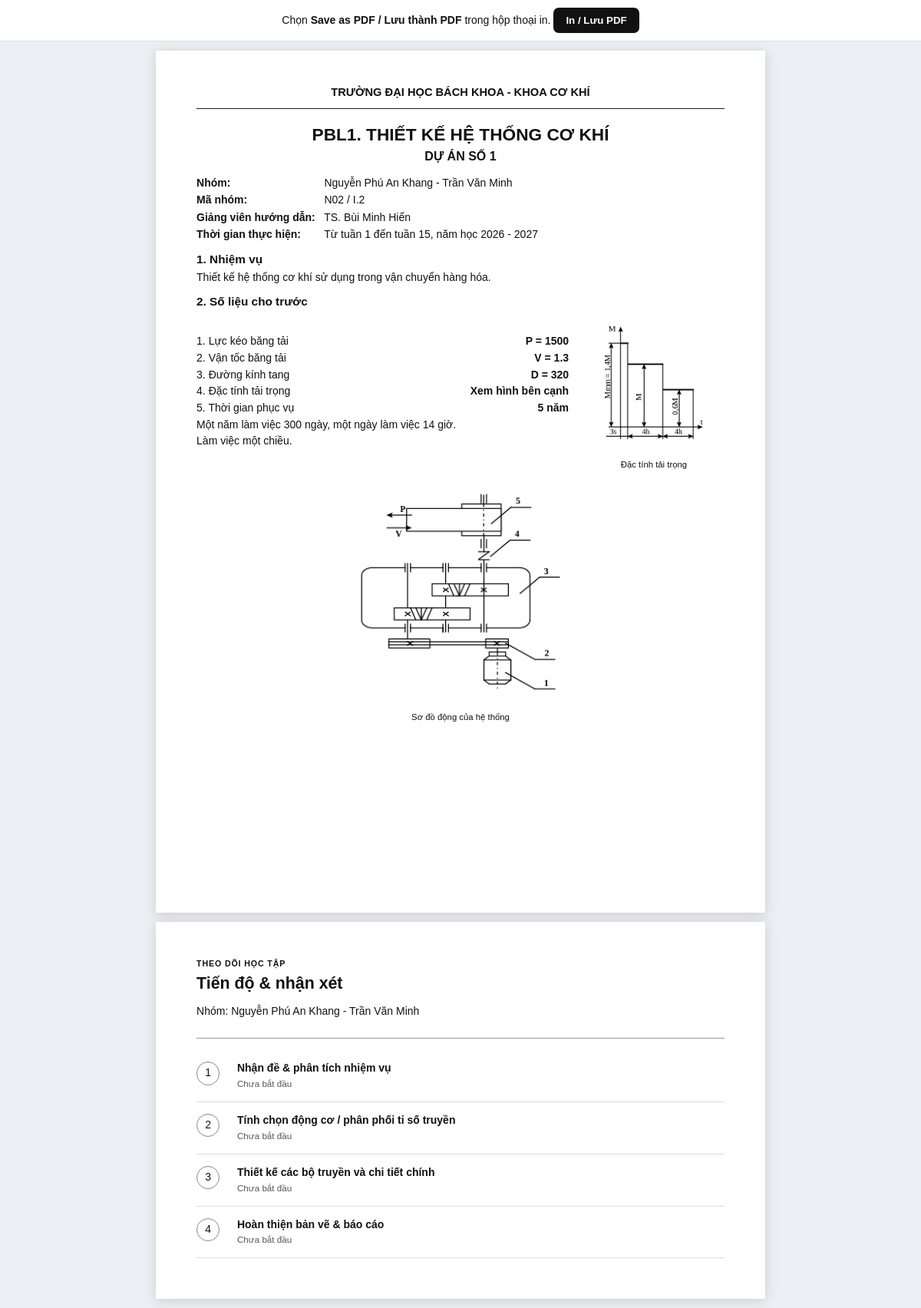
The page /group/2/print on the database its author committed.
### tables this page shows
CREATE TABLE groups_tbl (
                id INTEGER PRIMARY KEY AUTOINCREMENT,
                group_code TEXT UNIQUE NOT NULL,
                project_type INTEGER NOT NULL,
                data_id INTEGER,
                FOREIGN KEY(data_id) REFERENCES project_data(id)
            );

CREATE TABLE project_data (
                id INTEGER PRIMARY KEY AUTOINCREMENT,
                project_type INTEGER NOT NULL,
                data_code TEXT NOT NULL,
                p REAL, v REAL, d REAL, t REAL, nam REAL, ngay REAL,
                UNIQUE(project_type, data_code)
            );

CREATE TABLE app_settings (
                key TEXT PRIMARY KEY,
                value TEXT NOT NULL DEFAULT ''
            );

CREATE TABLE group_progress (
                group_id INTEGER NOT NULL,
                milestone_id INTEGER NOT NULL,
                status TEXT NOT NULL DEFAULT 'Chưa bắt đầu',
                score REAL,
                feedback TEXT,
                PRIMARY KEY(group_id, milestone_id),
                FOREIGN KEY(group_id) REFERENCES groups_tbl(id) ON DELETE CASCADE,
                FOREIGN KEY(milestone_id) REFERENCES milestones(id) ON DELETE CASCADE
            );

CREATE TABLE milestones (
                id INTEGER PRIMARY KEY AUTOINCREMENT,
                position INTEGER NOT NULL,
                title TEXT NOT NULL
            );

### app.py (the view)
@app.get("/group/{group_id}/print", response_class=HTMLResponse, name="print_assignment")
def print_assignment(request: Request, group_id: int):
    try:
        ctx = assignment_context(group_id)
        return render(request, "assignment_print.html", **ctx)
    except Exception as exc:
        return redirect_with(f"/group/{group_id}", err=str(exc))

### templates/assignment_print.html (shortened to what this page needs)
<!doctype html><html lang="vi"><head><meta charset="utf-8"><meta name="viewport" content="width=device-width,initial-scale=1"><title>Đề PBL - {{g.group_code}}</title></head><body>
<div class="toolbar">Chọn <b>Save as PDF / Lưu thành PDF</b> trong hộp thoại in. <button onclick="window.print()">In / Lưu PDF</button></div>
{% set group_names = members|map(attribute='name')|join(' - ') %}
<div class="paper"><section class="assignment-sheet">
  <div class="school-line">TRƯỜNG ĐẠI HỌC BÁCH KHOA - KHOA CƠ KHÍ</div>
  <div class="sheet-title">PBL1. THIẾT KẾ HỆ THỐNG CƠ KHÍ</div><div class="sheet-subtitle">{{info.title|upper}}</div>
  <div class="assignment-meta"><div><b>Nhóm:</b> {{group_names}}</div><div><b>Mã nhóm:</b> {{g.group_code}} / {{g.data_code}}</div><div><b>Giảng viên hướng dẫn:</b> {{settings.instructor_name or '........................................'}}</div><div><b>Thời gian thực hiện:</b> Từ tuần {{settings.start_week or '...'}} đến tuần {{settings.end_week or '...'}}, năm học {{settings.academic_year_start or '202x'}} - {{settings.academic_year_end or '202y'}}</div></div>
  <h3>1. Nhiệm vụ</h3><p class="task-text">{{info.task}}</p><h3>2. Số liệu cho trước</h3>
  <div class="assignment-body"><div class="numbers"><div><span>1. {% if g.project_type in [2,4] %}Lực kéo cáp{% else %}Lực kéo băng tải{% endif %}</span><b>P = {{format_num(g.p)}}</b></div><div><span>2. {% if g.project_type in [2,4] %}Vận tốc kéo cáp{% else %}Vận tốc băng tải{% endif %}</span><b>V = {{format_num(g.v)}}</b></div><div><span>3. Đường kính tang</span><b>D = {{format_num(g.d)}}</b></div><div><span>4. Đặc tính tải trọng</span><b>Xem hình bên cạnh</b></div><div><span>5. Thời gian phục vụ</span><b>{{format_num(g.t)}} năm</b></div><div class="wide"><span>Một năm làm việc {{format_num(g.nam)}} ngày, một ngày làm việc {{format_num(g.ngay)}} giờ.</span></div><div class="wide"><span>{{info.direction}}.</span></div></div><figure class="load-figure"><img src="{{load_image_url(g.project_type)}}"><figcaption>Đặc tính tải trọng</figcaption></figure></div>
  <div class="diagram-row"><figure><img src="{{system_image_url(g.project_type)}}"><figcaption>Sơ đồ động của hệ thống</figcaption></figure></div>
</section></div>
<div class="paper progress-paper"><section class="progress-pages"><div class="progress-title"><span class="eyebrow">THEO DÕI HỌC TẬP</span><h2>Tiến độ & nhận xét</h2><p>Nhóm: {{group_names}}</p></div>{% for x in progress %}<div class="student-mile"><div class="check">{{'✓' if x.status=='Hoàn thành' else x.position}}</div><div><b>{{x.title}}</b><small>{{x.status}}{% if x.score is not none %} • Điểm {{x.score}}{% endif %}</small>{% if x.feedback %}<p>“{{x.feedback}}”</p>{% endif %}</div></div>{% endfor %}</section></div>
</body></html>

### templates/assignment_print.html (style rules this page uses)
* { box-sizing:border-box }
body { font-family:Arial,"Segoe UI",sans-serif;color:#111;margin:0;font-size:10.5pt;line-height:1.28;background:#eceff3 }
.toolbar { position:sticky;top:0;background:#fff;padding:10px;text-align:center;border-bottom:1px solid #ddd;z-index:5 }
.toolbar button { padding:9px 16px;border:0;border-radius:7px;background:#111;color:#fff;font-weight:700;cursor:pointer }
.paper { width:210mm;margin:12px auto;background:#fff;padding:12mm 14mm 14mm;box-shadow:0 2px 14px #9996 }
.assignment-sheet { height:271mm;position:relative }
.school-line { text-align:center;font-weight:700;font-size:11pt;border-bottom:1px solid #222;padding-bottom:3mm }
.sheet-title { text-align:center;font-weight:800;font-size:17pt;margin-top:5mm }
.sheet-subtitle { text-align:center;font-weight:800;font-size:12pt;margin:1mm 0 4mm }
.assignment-meta { display:grid;grid-template-columns:1fr;gap:1.2mm;margin-bottom:3.5mm }
.assignment-meta b { display:inline-block;min-width:43mm }
h3 { font-size:11.5pt;margin:3mm 0 1.5mm }
.task-text { margin:0 0 2.5mm }
.assignment-body { display:grid;grid-template-columns:1.45fr .55fr;gap:5mm;align-items:center }
.numbers { display:grid;gap:1mm }
.numbers>div { display:grid;grid-template-columns:1fr auto;gap:4mm }
.numbers .wide { display:block }
.load-figure,.diagram-row figure { margin:0;text-align:center }
.load-figure img { max-width:48mm;max-height:48mm }
.diagram-row { height:86mm;margin-top:2mm;display:flex;align-items:center;justify-content:center }
.diagram-row img { max-height:78mm;max-width:145mm }
figcaption { font-size:8.5pt;margin-top:1mm }
.progress-pages { break-before:page;page-break-before:always }
.progress-title { border-bottom:1px solid #999;padding-bottom:3mm;margin-bottom:4mm }
.eyebrow { font-size:8pt;font-weight:800;letter-spacing:.08em }
h2 { font-size:16pt;margin:1mm 0 }
.student-mile { display:grid;grid-template-columns:10mm 1fr;gap:4mm;padding:4mm 0;border-bottom:1px solid #ddd }
.check { width:8mm;height:8mm;border:1px solid #888;border-radius:50%;display:flex;align-items:center;justify-content:center }
.student-mile small { display:block;color:#555;margin-top:1mm }

### rows shown on the page
groups_tbl: group_code "N02"
project_data: data_code "I.2", p "1500", v "1.3", d "320", t "5", nam "300", ngay "14"
app_settings: value "TS. Bùi Minh Hiển"
app_settings: value "15"
app_settings: value "2026"
app_settings: value "2027"
group_progress: status.position "1", title "Nhận đề & phân tích nhiệm vụ", status "Chưa bắt đầu"
group_progress: status.position "2", title "Tính chọn động cơ / phân phối tỉ số truyền", status "Chưa bắt đầu"
group_progress: status.position "3", title "Thiết kế các bộ truyền và chi tiết chính", status "Chưa bắt đầu"
group_progress: status.position "4", title "Hoàn thiện bản vẽ & báo cáo", status "Chưa bắt đầu"

### other values the page prints
{{ info.title|upper }} "DỰ ÁN SỐ 1"
{{ group_names }} "Nguyễn Phú An Khang - Trần Văn Minh"
{{ settings.start_week or '...' }} "1"
{{ info.task }} "Thiết kế hệ thống cơ khí sử dụng trong vận chuyển hàng hóa."
{{ info.direction }} "Làm việc một chiều"
